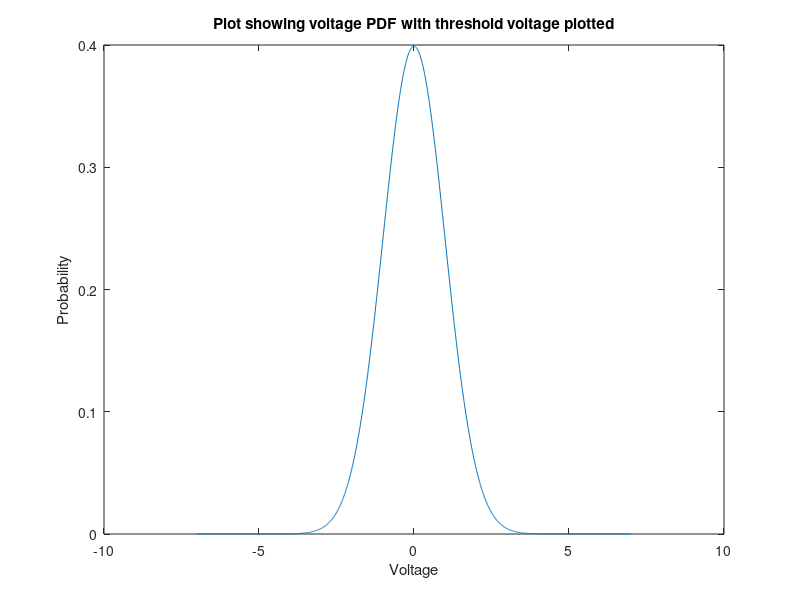

The MATLAB script that drew this image: (Note: this script raises an error after producing the figure.)
close all

Pfa = 1e-3;
Pd = 0.1;

%% NOISE VOLTAGE DISTRIBUTION

x = -7:.01:7;
%standard deviation of noise
std_dev = (1)^-0.5;
pd = makedist('Normal','Sigma',std_dev);
H0 =  pdf(pd,x);

figure
plot(x,H0)

xlabel("Voltage")
ylabel("Probability")
title("Plot showing voltage PDF with threshold voltage plotted")

%% THRESHOLD VOLTAGE

%inverse of the cumulative normal distribution give threshold voltage
%finding P(v|H0) > Vtrice
Vt =  norminv(1- Pfa,0, std_dev)
hold on
xline(Vt)


%% CUMULATIVE VOLTAGE DISTRIBUTION OF NOISE

figure

norm_area_right_pfa = 1 - cdf('Normal',Vt,0,std_dev);
a = norminv(norm_area_right_pfa,0,std_dev)

plot(x,cdf('Normal',x,0,std_dev))
hold on
xline(a)

xlabel("voltage")
ylabel("cumulative probability")
title("CDF of noise voltage")

%% SIGNAL DISTRIBUTION

%lower bound to include 80% of H1 above threshold
norm_area_right_pd = 1- Pd;

%converting area of norm to threshold value

d_thresh = norminv(norm_area_right_pd,0,std_dev);

%plotting cdf of H1
figure
plot(x,cdf('Normal',x,0,std_dev));
xline(d_thresh)
title("plot showing CDF H1 with pd")

%plotting pdf of H1
pd_pd = makedist('Normal','Sigma',std_dev, 'mu', 0);

%ploting pdf of H1 with threshold
figure
plot(x,pdf(pd_pd,x))
title("plot showing PDF H1 with pd")
hold on
xline(d_thresh)

%% PLOTTING BOTH
H1 = pdf(pd_pd,x);

m = Vt - d_thresh
m2 = m^2
snr = m2/(std_dev^2)
snr_db = 10*log10(snr)

figure
plot(x, H0)
hold on
plot(x+Vt-d_thresh, H1)
hold on
xline(Vt)


























